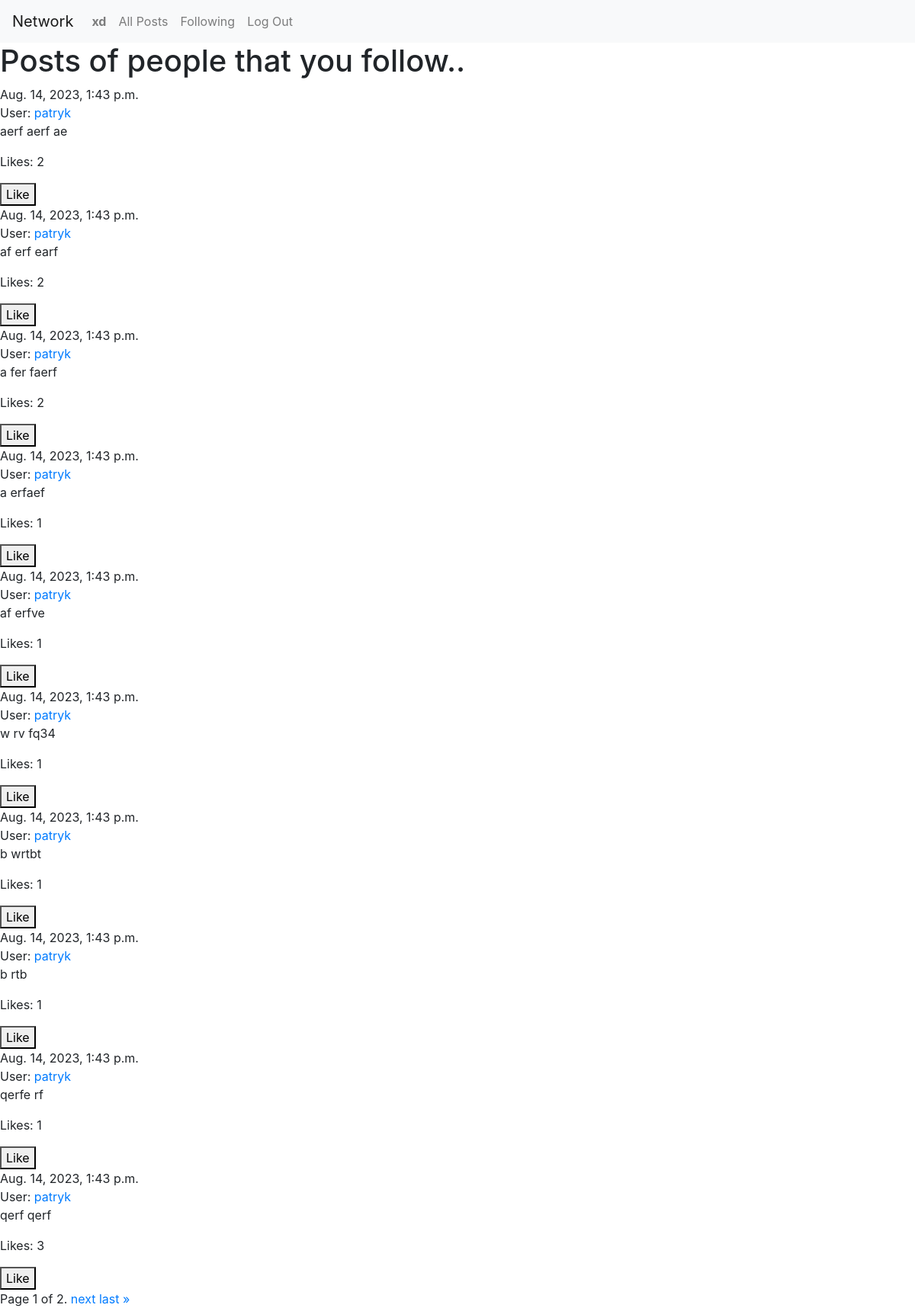
Page /following (signed in) on the committed database.
### network/models.py (models this page shows)
class User(AbstractUser):
    followers = models.ManyToManyField('self', symmetrical=False, related_name='following', default=0)

class Post(models.Model):
    user = models.ForeignKey(User,on_delete=models.CASCADE)
    post = models.TextField(max_length=256)
    timestamp = models.DateTimeField(auto_now_add=True)

### network/views.py (the view)
# urls.py: path("following", views.following_view, name="following"),
def following_view(request):
    if request.user.is_authenticated:
        current_user = User.objects.get(id=request.user.id)
        user_following = current_user.following.all()
        posts_list = Post.objects.filter(user__in=user_following).order_by('-timestamp')
        for post in posts_list:
            post.likes_count = Likes.objects.filter(post=post).count()
        paginator = Paginator(posts_list, 10)
        page_number = request.GET.get('page')
        page_obj = paginator.get_page(page_number)
        return render(request, 'network/following.html', {
            'posts_list':posts_list,
            'page_obj': page_obj
        })

### network/templates/network/following.html (shortened to what this page needs)
{% extends "network/layout.html" %}
{% block body %}
    <h1>Posts of people that you follow..</h1>
    {% if posts_list %}
        {% for post in page_obj %}
        {{post.timestamp}}
        <br>
            User: <a href="{% url 'profile_view' post.user.id %}">{{post.user}}</a>
            <br>
            <div data-post-id="{{ post.id }}" id="post_container">
                <p id="post">{{post.post}} </p>
            </div>
            {% if user.is_authenticated %}
                <div id="likes">
                    <p>Likes: <span id="count_likes">{{ post.likes_count }}</span></p>
                    <button id="like_button" data-post-id="{{ post.id }}">Like</button>
                </div>
            {% endif %}
        {% endfor %}
        <div class="pagination">
            <span class="step-links">
                <span class="current">
                    Page {{ page_obj.number }} of {{ page_obj.paginator.num_pages }}.
                </span>
                {% if page_obj.has_next %}
                    <a href="?page={{ page_obj.next_page_number }}">next</a>
                    <a href="?page={{ page_obj.paginator.num_pages }}">last &raquo;</a>
                {% endif %}
            </span>
        </div>
    {% endif %}
{% endblock %}

### network/templates/network/layout.html (shortened to what this page needs)
{% load static %}
<!DOCTYPE html>
<html lang="en">
    <head>
        <link rel="stylesheet" href="https://stackpath.bootstrapcdn.com/bootstrap/4.4.1/css/bootstrap.min.css">
        <link href="{% static 'network/styles.css' %}" rel="stylesheet">
    </head>
    <body>
        <nav class="navbar navbar-expand-lg navbar-light bg-light">
            <a class="navbar-brand" href="{% url 'index' %}">Network</a>
            <div>
              <ul class="navbar-nav mr-auto">
                {% if user.is_authenticated %}
                    <li class="nav-item">
                        <a class="nav-link" href="{% url 'profile_view' user.id %}"><strong>{{ user.username }}</strong></a>
                    </li>
                {% endif %}
                <li class="nav-item">
                  <a class="nav-link" href="{% url 'index' %}">All Posts</a>
                </li>
                {% if user.is_authenticated %}
                    <li class="nav-item">
                        <a class="nav-link" href="{% url 'following' %}">Following</a>
                    </li>
                    <li class="nav-item">
                        <a class="nav-link" href="{% url 'logout' %}">Log Out</a>
                    </li>
                {% endif %}
              </ul>
            </div>
          </nav>
        <div class="body">
            {% block body %}
            {% endblock %}
        </div>
    </body>
</html>

### rows in the picture
User: username "xd"
Post: timestamp "Aug. 14, 2023, 1:43 p.m.", user "patryk", post "aerf aerf ae", likes_count "2"
Post: timestamp "Aug. 14, 2023, 1:43 p.m.", user "patryk", post "af erf earf", likes_count "2"
Post: timestamp "Aug. 14, 2023, 1:43 p.m.", user "patryk", post "a fer faerf", likes_count "2"
Post: timestamp "Aug. 14, 2023, 1:43 p.m.", user "patryk", post "a erfaef", likes_count "1"
Post: timestamp "Aug. 14, 2023, 1:43 p.m.", user "patryk", post "af erfve", likes_count "1"
Post: timestamp "Aug. 14, 2023, 1:43 p.m.", user "patryk", post "w rv fq34", likes_count "1"
Post: timestamp "Aug. 14, 2023, 1:43 p.m.", user "patryk", post "b wrtbt", likes_count "1"
Post: timestamp "Aug. 14, 2023, 1:43 p.m.", user "patryk", post "b rtb", likes_count "1"
Post: timestamp "Aug. 14, 2023, 1:43 p.m.", user "patryk", post "qerfe rf", likes_count "1"
Post: timestamp "Aug. 14, 2023, 1:43 p.m.", user "patryk", post "qerf qerf", likes_count "3"

### other values in the picture
{{ page_obj.number }} "1"
{{ page_obj.paginator.num_pages }} "2"
